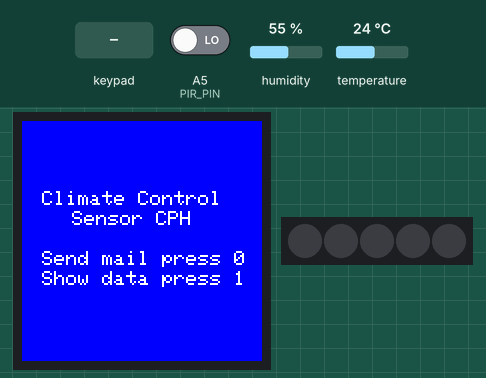
The sketch below on a simulated Arduino MKR. Shown: 240×240 colour display, 5 RGB LEDs in strip order, left to right. The test bench sets the inputs (shaded band); at power-on: A5 (PIR_PIN) LOW, humidity 55 %, temperature 24 °C. WiFi joins after 1.5 s; servers stay silent unless stated; uploads are accepted with an empty reply; what the sketch prints to the serial monitor is not drawn.

Above: at 2.9 s.
3.0 s: key '0' pressed
At 3.8 s:
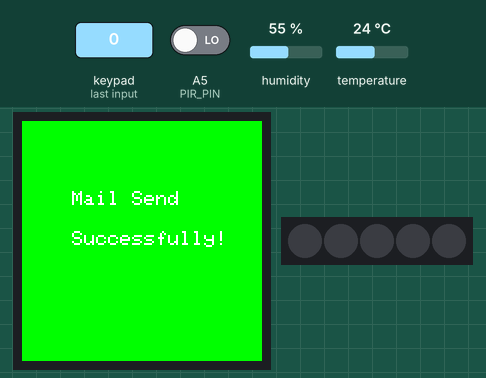
7.0 s: keypad keys 1 2 3 4 pressed 0.4 s apart
At 7.5 s:
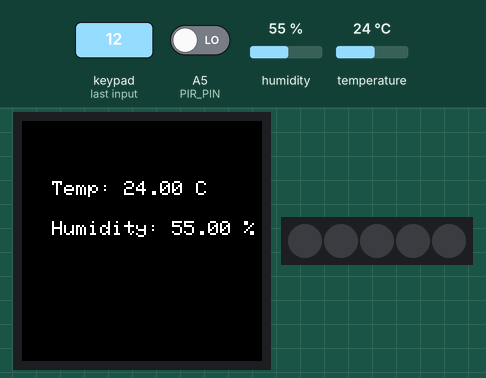
16.2 s: key '1' pressed
Timing chart, 0 to 19.2 s (numbered marks = the images above; inputs shaded):
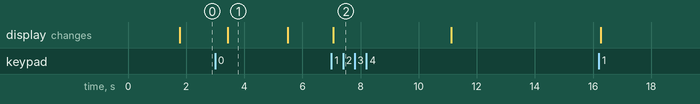

Measured:
- after the input at 3.0 s, the display: changes after 0.44 s (image 1)
- after the input at 7.0 s, the display: changes after 0.06 s (image 2)
- what the display in image 1 shows lasts 2.1 s, from 3.4 s to 5.5 s

The sketch:

arduino.ino
```cpp
#include <WiFiNINA.h>
#include <WiFiServer.h>
#include <FlashStorage.h>
#include <ArduinoHttpClient.h>
#include <Arduino_MKRIoTCarrier.h>

MKRIoTCarrier carrier; // Carrier board objekt til sensorer og display

// WiFi indstillinger - kan bruge hardcodede eller gemte credentials
#define USE_HARDCODED_WIFI true
const char* HARDCODED_SSID = "Zyxel_BA2F";
const char* HARDCODED_PASS = "G7QLB4EAMY";

WiFiServer server(80); // Opret en server på port 80

// Struct til at gemme WiFi loginoplysninger
typedef struct {
  char ssid[32];  // WiFi netværksnavn
  char pass[64];  // WiFi adgangskode
} WiFiCredentials;

// Flash-lager til at gemme WiFi credentials (beholder data ved genstart)
FlashStorage(wifiCredsStore, WiFiCredentials);

// Server indstillinger for backend kommunikation
char serverAddress[] = "192.168.1.234";
int serverPort = 5001;

// Unikt ID for Arduino'en (simulerer en UUID)
const char* arduinoId = "123e4567-e89b-12d3-a456-426614174001";

WiFiClient wifi; // WiFi klient objekt
HttpClient client(wifi, serverAddress, serverPort); // HTTP klient

// Timing variabler for regulær dataafsendelse
unsigned long lastPostTime = 0;
const unsigned long postInterval = 1000; // Interval i millisekunder (1 sekund)

// Sensor pins
const int PIR_PIN = A5;       // Bevægelsessensor (PIR) pin

void setup() {
  Serial.begin(9600);
  while (!Serial); // Vent på seriel forbindelse (kun nødvendigt ved debugging)

  // Initialiser carrier board
  carrier.noCase(); // Deaktiver beskyttelsescase (hvis bruges)
  carrier.begin();  // Start carrier board funktionalitet

  // Initialiser miljøsensor
  if (!carrier.Env.begin()) {
    Serial.println("Failed to initialize ENV sensor!");
    while (1); // Stop programmet hvis sensor ikke initialiseres
  }

  pinMode(PIR_PIN, INPUT); // Sæt PIR sensor pin som input

  // Forbind til WiFi
  bool connected = false;

  // Prøv først hardcodede WiFi oplysninger hvis aktiveret
  if (USE_HARDCODED_WIFI) {
    Serial.print("Connecting to WiFi...");
    WiFi.begin(HARDCODED_SSID, HARDCODED_PASS);

    // Prøv i 10 sekunder at forbinde
    for (int i = 0; i < 10; i++) {
      if (WiFi.status() == WL_CONNECTED) {
        connected = true;
        break;
      }
      delay(1000);
      Serial.print(".");
    }

      // Display rotation
  carrier.display.setRotation(0); // Rotation 0 eller 1,2,3 (90, 180, 270 grader)

  // Baggrundsfarve
  carrier.display.fillScreen(0x001F);

  //tekst farve
  carrier.display.setTextColor(0xFFFF);

  // tekst størrelse
  carrier.display.setTextSize(2);

  // Position af tekst
  carrier.display.setCursor(20, 70);
  carrier.display.print("Climate Control");

  carrier.display.setCursor(50, 90);
  carrier.display.print("Sensor CPH");

  carrier.display.setCursor(20, 130);
  carrier.display.print("Send mail press 0");

  carrier.display.setCursor(20, 150);
  carrier.display.print("Show data press 1");


  }

  // Hvis ikke forbundet, prøv gemte credentials fra flash
  if (!connected) {
    WiFiCredentials creds = wifiCredsStore.read();
    if (strlen(creds.ssid) > 0) { // Tjek om der er gemte credentials
      Serial.print("Trying saved WiFi...");
      WiFi.begin(creds.ssid, creds.pass);

      // Prøv i 10 sekunder at forbinde
      for (int i = 0; i < 10; i++) {
        if (WiFi.status() == WL_CONNECTED) {
          connected = true;
          break;
        }
        delay(1000);
        Serial.print(".");
      }
    }
  }

  // Hvis forbundet, vis IP-adresse
  if (WiFi.status() == WL_CONNECTED) {
    Serial.println("\nConnected!");
    Serial.print("IP address: ");
    Serial.println(WiFi.localIP());
  } else {
    // Hvis ikke forbundet, start som access point til konfiguration
    Serial.println("\nStarting AP mode");
    WiFi.beginAP("ArduinoSetup"); // Opret WiFi netværk med navnet "ArduinoSetup"
    server.begin(); // Start webserveren
  }
}

void loop() {
  carrier.Buttons.update(); // Opdater knaptilstande

  // Hvis i AP mode, håndter konfigurationsportal
  if (WiFi.status() == WL_AP_LISTENING || WiFi.status() == WL_AP_CONNECTED) {
    handleSetupPortal();
    return; // Spring over hovedlogik i AP mode
  }

  // Hvis ikke forbundet til WiFi, vent og prøv igen
  if (WiFi.status() != WL_CONNECTED) {
    delay(5000);
    return;
  }

  // Hvis der trykkes på TOUCH0, send anmodning om sensorlæsning
  if (carrier.Buttons.onTouchDown(TOUCH0)) {
    sendSensorReadingRequest(arduinoId);

    //Display success tekst
    carrier.display.fillScreen(0x07E0);
    carrier.display.setTextColor(0xFFFF);
    carrier.display.setTextSize(2);
    carrier.display.setCursor(50, 70);
    carrier.display.print("Mail Send");
    carrier.display.setCursor(50, 110);
    carrier.display.print("Successfully!");
    delay(2000);

    //Tilbage til Home screen
    carrier.display.fillScreen(0x001F);
    carrier.display.setCursor(20, 70);
    carrier.display.print("Climate Control");

    carrier.display.setCursor(50, 90);
    carrier.display.print("Sensor CPH");

    carrier.display.setCursor(20, 130);
    carrier.display.print("Send mail press 0");

    carrier.display.setCursor(20, 150);
    carrier.display.print("Show data press 1");


  }

    // Hvis der trykkes på TOUCH1, vis temperatur og fugtighed
  if (carrier.Buttons.onTouchDown(TOUCH1)) {
    // Læs sensordata
    float temperature = carrier.Env.readTemperature();
    float humidity = carrier.Env.readHumidity();

    // Vis data på display
    carrier.display.fillScreen(0x0000);
    carrier.display.setTextColor(0xFFFF);
    carrier.display.setTextSize(2);

    carrier.display.setCursor(30, 60);
    carrier.display.print("Temp: ");
    carrier.display.print(temperature);
    carrier.display.print(" C");

    carrier.display.setCursor(30, 100);
    carrier.display.print("Humidity: ");
    carrier.display.print(humidity);
    carrier.display.print(" %");

    delay(4000);  // Vis data i 4 sekunder

    // Tilbage til Home screen
    carrier.display.fillScreen(0x001F);
    carrier.display.setCursor(20, 70);
    carrier.display.print("Climate Control");

    carrier.display.setCursor(50, 90);
    carrier.display.print("Sensor CPH");

    carrier.display.setCursor(20, 130);
    carrier.display.print("Send mail press 0");

    carrier.display.setCursor(20, 150);
    carrier.display.print("Show data press 1");
  }

  // Send sensordata med jævne mellemrum
  if (millis() - lastPostTime >= postInterval) {
    // Læs sensorværdier
    float temperature = carrier.Env.readTemperature(); // Temperatur fra carrier
    bool motion = digitalRead(PIR_PIN) == HIGH; // Bevægelsessensor (HIGH = bevægelse)
    // Læs fugtighed og konverter til procent (0-100)
    float humidity = carrier.Env.readHumidity();

    sendSensorData(temperature, motion, humidity); // Send data til server
    lastPostTime = millis(); // Opdater sidste sendetidspunkt
  }
}

// Funktion til at sende sensordata til serveren
void sendSensorData(float temp, bool motion, float humidity) {
  Serial.println("Preparing to send data...");

  // Opret JSON string med sensordata
  String data = "{\"arduinoId\":\"" + String(arduinoId) + "\",";
  data += "\"temperature\":" + String(temp, 2) + ","; // Temperatur med 2 decimaler
  data += "\"motionDetected\":" + String(motion ? "true" : "false") + ",";
  data += "\"humidityLevel\":" + String(humidity) + "}";

  Serial.println("Sending: " + data); // Debug output

  // Send HTTP POST request
  client.beginRequest();
  client.post("/api/sensor/reading"); // API endpoint
  client.sendHeader("Content-Type", "application/json");
  client.sendHeader("Content-Length", data.length());
  client.beginBody();
  client.print(data); // Send JSON data
  client.endRequest();

  // Læs svar fra serveren
  int status = client.responseStatusCode();
  String response = client.responseBody();

  // Udskriv svar til seriel monitor
  Serial.print("Status: ");
  Serial.println(status);
  Serial.print("Response: ");
  Serial.println(response);

  client.stop(); // Luk forbindelsen
}

// Funktion til at anmode om at få tilsendt sensordata på mail
void sendSensorReadingRequest(const String& id) {
  Serial.println("Sending email request...");

  String data = "\"" + id + "\""; // Send kun Arduino ID som data

  // Send HTTP POST request til mail-endpoint
  client.beginRequest();
  client.post("/Mail/send-sensor-reading");
  client.sendHeader("Content-Type", "application/json");
  client.sendHeader("Content-Length", data.length());
  client.beginBody();
  client.print(data);
  client.endRequest();

  // Læs svar fra serveren
  int status = client.responseStatusCode();
  String response = client.responseBody();

  // Udskriv svar til seriel monitor
  Serial.print("Email status: ");
  Serial.println(status);
  Serial.print("Response: ");
  Serial.println(response);

  client.stop(); // Luk forbindelsen
}

// Håndter WiFi konfigurationsportal når i AP mode
void handleSetupPortal() {
  WiFiClient client = server.available(); // Tjek for indkomne forbindelser
  if (client) {
    String request = client.readStringUntil('\r'); // Læs HTTP request
    client.flush();

    // Hvis request indeholder /save? (form submission)
    if (request.indexOf("/save?") != -1) {
      // Udtræk SSID og password fra URL parametre
      String ssid = getParam(request, "ssid");
      String pass = getParam(request, "pass");

      // Hvis både SSID og password er angivet, gem dem i flash
      if (ssid.length() > 0 && pass.length() > 0) {
        WiFiCredentials creds;
        ssid.toCharArray(creds.ssid, 32); // Kopier SSID til struct
        pass.toCharArray(creds.pass, 64); // Kopier password til struct
        wifiCredsStore.write(creds); // Gem i flash-lager

        // Send svar til browseren
        client.println("HTTP/1.1 200 OK");
        client.println("Content-Type: text/html");
        client.println();
        client.println("<h1>Saved. Rebooting...</h1>");
        delay(2000);
        NVIC_SystemReset(); // Genstart Arduino
      }
    } else {
      // Vis WiFi konfigurationsformular
      client.println("HTTP/1.1 200 OK");
      client.println("Content-Type: text/html");
      client.println();
      client.println("<h1>WiFi Setup</h1>");
      client.println("<form action='/save' method='GET'>");
      client.println("SSID: <input name='ssid'><br>");
      client.println("Password: <input name='pass' type='password'><br>");
      client.println("<input type='submit' value='Save'>");
      client.println("</form>");
    }
    client.stop(); // Luk forbindelsen
  }
}

// Hjælpefunktion til at udtrække parametre fra URL
String getParam(String request, String key) {
  int start = request.indexOf(key + "="); // Find start af parameter
  if (start == -1) return ""; // Hvis ikke fundet, returner tom streng
  start += key.length() + 1; // Flyt markør til efter '='
  int end = request.indexOf('&', start); // Find slutningen (enten & eller mellemrum)
  if (end == -1) end = request.indexOf(' ', start);
  return request.substring(start, end); // Returner parameter værdi
}
```
